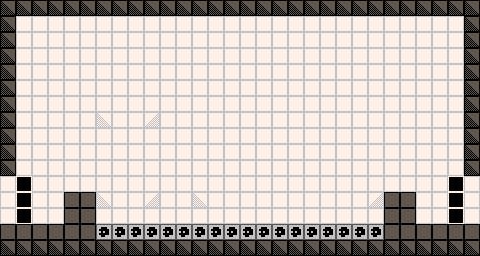

Rendered tile map (Tiled .tmx) drawn with the repository's tilesets; below, a short description and the full map source, tile grids included:
An orthogonal 60x32 tile map with 8x8 px tiles, 1 tile layer (Tile Layer 1) and 8 objects (2x spawn_point, 2x map_link, 2x spawn_platform, cam_area, spawn_checkpoint).

<map version="1.2" tiledversion="1.2.5" orientation="orthogonal" renderorder="right-down" width="60" height="32" tilewidth="8" tileheight="8" infinite="0" nextlayerid="5" nextobjectid="11">
 <properties>
  <property name="level_id" type="int" value="-1" />
 </properties>
 <tileset firstgid="1" source="platformer_sheet_1.tsx" />
 <layer id="4" name="Tile Layer 1" width="60" height="32">
  <data encoding="csv">
33,34,33,34,33,34,33,34,33,34,33,34,33,34,33,34,33,34,33,34,33,34,33,34,33,34,33,34,33,34,33,34,33,34,33,34,33,34,33,34,33,34,33,34,33,34,33,34,33,34,33,34,33,34,33,34,33,34,33,34,
49,50,49,50,49,50,49,50,49,50,49,50,49,50,49,50,49,50,49,50,49,50,49,50,49,50,49,50,49,50,49,50,49,50,49,50,49,50,49,50,49,50,49,50,49,50,49,50,49,50,49,50,49,50,49,50,49,50,49,50,
33,34,3,4,3,4,3,4,3,4,3,4,3,4,3,4,3,4,3,4,3,4,3,4,3,4,3,4,3,4,3,4,3,4,3,4,3,4,3,4,3,4,3,4,3,4,3,4,3,4,3,4,3,4,3,4,3,4,33,34,
49,50,19,20,19,20,19,20,19,20,19,20,19,20,19,20,19,20,19,20,19,20,19,20,19,20,19,20,19,20,19,20,19,20,19,20,19,20,19,20,19,20,19,20,19,20,19,20,19,20,19,20,19,20,19,20,19,20,49,50,
33,34,3,4,3,4,3,4,3,4,3,4,3,4,3,4,3,4,3,4,3,4,3,4,3,4,3,4,3,4,3,4,3,4,3,4,3,4,3,4,3,4,3,4,3,4,3,4,3,4,3,4,3,4,3,4,3,4,33,34,
49,50,19,20,19,20,19,20,19,20,19,20,19,20,19,20,19,20,19,20,19,20,19,20,19,20,19,20,19,20,19,20,19,20,19,20,19,20,19,20,19,20,19,20,19,20,19,20,19,20,19,20,19,20,19,20,19,20,49,50,
33,34,3,4,3,4,3,4,3,4,3,4,3,4,3,4,3,4,3,4,3,4,3,4,3,4,3,4,3,4,3,4,3,4,3,4,3,4,3,4,3,4,3,4,3,4,3,4,3,4,3,4,3,4,3,4,3,4,33,34,
49,50,19,20,19,20,19,20,19,20,19,20,19,20,19,20,19,20,19,20,19,20,19,20,19,20,19,20,19,20,19,20,19,20,19,20,19,20,19,20,19,20,19,20,19,20,19,20,19,20,19,20,19,20,19,20,19,20,49,50,
33,34,3,4,3,4,3,4,3,4,3,4,3,4,3,4,3,4,3,4,3,4,3,4,3,4,3,4,3,4,3,4,3,4,3,4,3,4,3,4,3,4,3,4,3,4,3,4,3,4,3,4,3,4,3,4,3,4,33,34,
49,50,19,20,19,20,19,20,19,20,19,20,19,20,19,20,19,20,19,20,19,20,19,20,19,20,19,20,19,20,19,20,19,20,19,20,19,20,19,20,19,20,19,20,19,20,19,20,19,20,19,20,19,20,19,20,19,20,49,50,
33,34,3,4,3,4,3,4,3,4,3,4,3,4,3,4,3,4,3,4,3,4,3,4,3,4,3,4,3,4,3,4,3,4,3,4,3,4,3,4,3,4,3,4,3,4,3,4,3,4,3,4,3,4,3,4,3,4,33,34,
49,50,19,20,19,20,19,20,19,20,19,20,19,20,19,20,19,20,19,20,19,20,19,20,19,20,19,20,19,20,19,20,19,20,19,20,19,20,19,20,19,20,19,20,19,20,19,20,19,20,19,20,19,20,19,20,19,20,49,50,
33,34,3,4,3,4,3,4,3,4,3,4,3,4,3,4,3,4,3,4,3,4,3,4,3,4,3,4,3,4,3,4,3,4,3,4,3,4,3,4,3,4,3,4,3,4,3,4,3,4,3,4,3,4,3,4,3,4,33,34,
49,50,19,20,19,20,19,20,19,20,19,20,19,20,19,20,19,20,19,20,19,20,19,20,19,20,19,20,19,20,19,20,19,20,19,20,19,20,19,20,19,20,19,20,19,20,19,20,19,20,19,20,19,20,19,20,19,20,49,50,
33,34,3,4,3,4,3,4,3,4,3,4,5,6,3,4,3,4,2147483654,2147483653,3,4,3,4,3,4,3,4,3,4,3,4,3,4,3,4,3,4,3,4,3,4,3,4,3,4,3,4,3,4,3,4,3,4,3,4,3,4,33,34,
49,50,19,20,19,20,19,20,19,20,19,20,21,22,19,20,19,20,2147483670,2147483669,19,20,19,20,19,20,19,20,19,20,19,20,19,20,19,20,19,20,19,20,19,20,19,20,19,20,19,20,19,20,19,20,19,20,19,20,19,20,49,50,
33,34,3,4,3,4,3,4,3,4,3,4,3,4,3,4,3,4,3,4,3,4,3,4,3,4,3,4,3,4,3,4,3,4,3,4,3,4,3,4,3,4,3,4,3,4,3,4,3,4,3,4,3,4,3,4,3,4,33,34,
49,50,19,20,19,20,19,20,19,20,19,20,19,20,19,20,19,20,19,20,19,20,19,20,19,20,19,20,19,20,19,20,19,20,19,20,19,20,19,20,19,20,19,20,19,20,19,20,19,20,19,20,19,20,19,20,19,20,49,50,
33,34,3,4,3,4,3,4,3,4,3,4,3,4,3,4,3,4,3,4,3,4,3,4,3,4,3,4,3,4,3,4,3,4,3,4,3,4,3,4,3,4,3,4,3,4,3,4,3,4,3,4,3,4,3,4,3,4,33,34,
49,50,19,20,19,20,19,20,19,20,19,20,19,20,19,20,19,20,19,20,19,20,19,20,19,20,19,20,19,20,19,20,19,20,19,20,19,20,19,20,19,20,19,20,19,20,19,20,19,20,19,20,19,20,19,20,19,20,49,50,
33,34,3,4,3,4,3,4,3,4,3,4,3,4,3,4,3,4,3,4,3,4,3,4,3,4,3,4,3,4,3,4,3,4,3,4,3,4,3,4,3,4,3,4,3,4,3,4,3,4,3,4,3,4,3,4,3,4,33,34,
49,50,19,20,19,20,19,20,19,20,19,20,19,20,19,20,19,20,19,20,19,20,19,20,19,20,19,20,19,20,19,20,19,20,19,20,19,20,19,20,19,20,19,20,19,20,19,20,19,20,19,20,19,20,19,20,19,20,49,50,
3,4,9,10,3,4,3,4,3,4,3,4,3,4,3,4,3,4,3,4,3,4,3,4,3,4,3,4,3,4,3,4,3,4,3,4,3,4,3,4,3,4,3,4,3,4,3,4,3,4,3,4,3,4,3,4,9,10,3,4,
19,20,25,26,19,20,19,20,19,20,19,20,19,20,19,20,19,20,19,20,19,20,19,20,19,20,19,20,19,20,19,20,19,20,19,20,19,20,19,20,19,20,19,20,19,20,19,20,19,20,19,20,19,20,19,20,25,26,19,20,
3,4,9,10,3,4,3,4,7,8,7,8,5,6,3,4,3,4,2147483654,2147483653,3,4,3,4,5,6,3,4,3,4,3,4,3,4,3,4,3,4,3,4,3,4,3,4,3,4,2147483654,2147483653,7,8,7,8,3,4,3,4,9,10,3,4,
19,20,25,26,19,20,19,20,23,24,23,24,21,22,19,20,19,20,2147483670,2147483669,19,20,19,20,21,22,19,20,19,20,19,20,19,20,19,20,19,20,19,20,19,20,19,20,19,20,2147483670,2147483669,23,24,23,24,19,20,19,20,25,26,19,20,
3,4,9,10,3,4,3,4,7,8,7,8,3,4,3,4,3,4,3,4,3,4,3,4,3,4,3,4,3,4,3,4,3,4,3,4,3,4,3,4,3,4,3,4,3,4,3,4,7,8,7,8,3,4,3,4,9,10,3,4,
19,20,25,26,19,20,19,20,23,24,23,24,19,20,19,20,19,20,19,20,19,20,19,20,19,20,19,20,19,20,19,20,19,20,19,20,19,20,19,20,19,20,19,20,19,20,19,20,23,24,23,24,19,20,19,20,25,26,19,20,
7,8,7,8,7,8,7,8,7,8,7,8,13,14,13,14,13,14,13,14,13,14,13,14,13,14,13,14,13,14,13,14,13,14,13,14,13,14,13,14,13,14,13,14,13,14,13,14,7,8,7,8,7,8,7,8,7,8,7,8,
23,24,23,24,23,24,23,24,23,24,23,24,29,30,29,30,29,30,29,30,29,30,29,30,29,30,29,30,29,30,29,30,29,30,29,30,29,30,29,30,29,30,29,30,29,30,29,30,23,24,23,24,23,24,23,24,23,24,23,24,
33,34,33,34,33,34,33,34,33,34,33,34,33,34,33,34,33,34,33,34,33,34,33,34,33,34,33,34,33,34,33,34,33,34,33,34,33,34,33,34,33,34,33,34,33,34,33,34,33,34,33,34,33,34,33,34,33,34,33,34,
49,50,49,50,49,50,49,50,49,50,49,50,49,50,49,50,49,50,49,50,49,50,49,50,49,50,49,50,49,50,49,50,49,50,49,50,49,50,49,50,49,50,49,50,49,50,49,50,49,50,49,50,49,50,49,50,49,50,49,50
</data>
 </layer>
 <objectgroup id="2" name="Object Layer 1">
  <object id="1" name="bottom_left" type="spawn_point" x="16" y="200" width="32" height="24">
   <properties>
    <property name="type" value="side" />
   </properties>
  </object>
  <object id="2" name="camera" type="cam_area" x="16" y="16" width="448" height="224" />
  <object id="5" name="checkpoint" type="spawn_checkpoint" x="64" y="144" width="32" height="32" />
  <object id="6" name="link" type="map_link" x="0" y="176" width="16" height="48">
   <properties>
    <property name="dest_map_path" value="Content/raw/map_ow_top.tmx" />
    <property name="dest_spawn_name" value="india_exit" />
   </properties>
  </object>
  <object id="7" name="link" type="map_link" x="464" y="176" width="16" height="48">
   <properties>
    <property name="dest_map_path" value="Content/raw/map_ss_india_01.tmx" />
    <property name="dest_spawn_name" value="bottom_left" />
   </properties>
  </object>
  <object id="8" name="bottom_right" type="spawn_point" x="432" y="200" width="32" height="24">
   <properties>
    <property name="type" value="side" />
   </properties>
  </object>
  <object id="9" name="platform" type="spawn_platform" x="96" y="192" width="64" height="16">
   <properties>
    <property name="dist_x" type="int" value="0" />
    <property name="dist_y" type="int" value="-10" />
    <property name="movement_style" value="smooth" />
    <property name="one_way" type="bool" value="false" />
   </properties>
  </object>
  <object id="10" name="platform" type="spawn_platform" x="320" y="192" width="64" height="16">
   <properties>
    <property name="dist_x" type="int" value="-16" />
    <property name="dist_y" type="int" value="0" />
    <property name="movement_style" value="smooth" />
   </properties>
  </object>
 </objectgroup>
</map>
